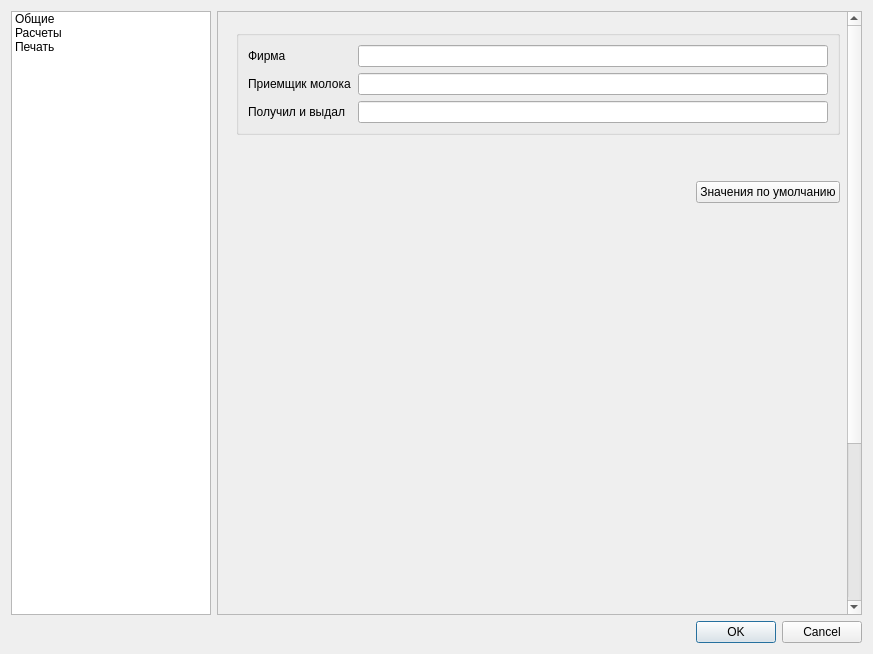
<?xml version="1.0" encoding="UTF-8"?>
<ui version="4.0">
 <class>DialogSettings</class>
 <widget class="QDialog" name="DialogSettings">
  <property name="geometry">
   <rect>
    <x>0</x>
    <y>0</y>
    <width>873</width>
    <height>654</height>
   </rect>
  </property>
  <property name="windowTitle">
   <string>Настройки</string>
  </property>
  <layout class="QGridLayout" name="gridLayout">
   <item row="1" column="2">
    <widget class="QDialogButtonBox" name="buttonBox">
     <property name="orientation">
      <enum>Qt::Horizontal</enum>
     </property>
     <property name="standardButtons">
      <set>QDialogButtonBox::Cancel|QDialogButtonBox::Ok</set>
     </property>
    </widget>
   </item>
   <item row="0" column="0">
    <widget class="QListWidget" name="listWidgetChoosePage">
     <property name="maximumSize">
      <size>
       <width>200</width>
       <height>16777215</height>
      </size>
     </property>
     <property name="editTriggers">
      <set>QAbstractItemView::NoEditTriggers</set>
     </property>
     <item>
      <property name="text">
       <string>Общие</string>
      </property>
     </item>
     <item>
      <property name="text">
       <string>Расчеты</string>
      </property>
     </item>
     <item>
      <property name="text">
       <string>Печать</string>
      </property>
     </item>
    </widget>
   </item>
   <item row="0" column="1" colspan="2">
    <widget class="QScrollArea" name="scrollArea">
     <property name="horizontalScrollBarPolicy">
      <enum>Qt::ScrollBarAlwaysOff</enum>
     </property>
     <property name="widgetResizable">
      <bool>true</bool>
     </property>
     <widget class="QWidget" name="scrollAreaWidgetContents">
      <property name="geometry">
       <rect>
        <x>0</x>
        <y>0</y>
        <width>640</width>
        <height>902</height>
       </rect>
      </property>
      <layout class="QHBoxLayout" name="horizontalLayout_3">
       <item>
        <widget class="QStackedWidget" name="stackedWidget">
         <property name="currentIndex">
          <number>0</number>
         </property>
         <widget class="QWidget" name="pageMain">
          <layout class="QGridLayout" name="gridLayout_9">
           <item row="2" column="1">
            <widget class="QPushButton" name="pushButtonMainDefaults">
             <property name="text">
              <string>Значения по умолчанию</string>
             </property>
            </widget>
           </item>
           <item row="1" column="0">
            <spacer name="verticalSpacer_2">
             <property name="orientation">
              <enum>Qt::Vertical</enum>
             </property>
             <property name="sizeType">
              <enum>QSizePolicy::Fixed</enum>
             </property>
             <property name="sizeHint" stdset="0">
              <size>
               <width>20</width>
               <height>40</height>
              </size>
             </property>
            </spacer>
           </item>
           <item row="2" column="0">
            <spacer name="horizontalSpacer_5">
             <property name="orientation">
              <enum>Qt::Horizontal</enum>
             </property>
             <property name="sizeHint" stdset="0">
              <size>
               <width>40</width>
               <height>20</height>
              </size>
             </property>
            </spacer>
           </item>
           <item row="0" column="0" colspan="2">
            <widget class="QGroupBox" name="groupBox_2">
             <property name="title">
              <string/>
             </property>
             <layout class="QGridLayout" name="gridLayout_10">
              <item row="0" column="0">
               <widget class="QLabel" name="label_14">
                <property name="text">
                 <string>Фирма</string>
                </property>
               </widget>
              </item>
              <item row="1" column="0" colspan="2">
               <widget class="QLabel" name="label_15">
                <property name="text">
                 <string>Приемщик молока</string>
                </property>
               </widget>
              </item>
              <item row="1" column="2">
               <widget class="QLineEdit" name="lineEditMilkInspector"/>
              </item>
              <item row="2" column="0">
               <widget class="QLabel" name="label_16">
                <property name="text">
                 <string>Получил и выдал</string>
                </property>
               </widget>
              </item>
              <item row="2" column="2">
               <widget class="QLineEdit" name="lineEditMilkInspector_2"/>
              </item>
              <item row="0" column="2">
               <widget class="QLineEdit" name="lineEditFirmName"/>
              </item>
             </layout>
            </widget>
           </item>
           <item row="3" column="0">
            <spacer name="verticalSpacer_3">
             <property name="orientation">
              <enum>Qt::Vertical</enum>
             </property>
             <property name="sizeHint" stdset="0">
              <size>
               <width>20</width>
               <height>40</height>
              </size>
             </property>
            </spacer>
           </item>
          </layout>
         </widget>
         <widget class="QWidget" name="pageCalc">
          <layout class="QGridLayout" name="gridLayout_6">
           <item row="2" column="0" colspan="2">
            <widget class="QGroupBox" name="groupBoxCalcText">
             <property name="title">
              <string>Текст</string>
             </property>
             <layout class="QGridLayout" name="gridLayout_12">
              <item row="1" column="1">
               <widget class="QLabel" name="labelCalcTextColor">
                <property name="text">
                 <string>TextLabel</string>
                </property>
                <property name="alignment">
                 <set>Qt::AlignRight|Qt::AlignTrailing|Qt::AlignVCenter</set>
                </property>
               </widget>
              </item>
              <item row="0" column="1">
               <widget class="QLineEdit" name="lineEditCalcTextFont"/>
              </item>
              <item row="1" column="0">
               <widget class="QLabel" name="label_21">
                <property name="text">
                 <string>Цвет</string>
                </property>
               </widget>
              </item>
              <item row="0" column="0">
               <widget class="QLabel" name="label_20">
                <property name="text">
                 <string>Шрифт</string>
                </property>
               </widget>
              </item>
              <item row="0" column="2">
               <widget class="QToolButton" name="toolButtonCalcChooseTextFont">
                <property name="text">
                 <string>...</string>
                </property>
               </widget>
              </item>
              <item row="1" column="2">
               <widget class="QToolButton" name="toolButtonCalcChooseTextColor">
                <property name="text">
                 <string>...</string>
                </property>
               </widget>
              </item>
             </layout>
            </widget>
           </item>
           <item row="0" column="0">
            <widget class="QGroupBox" name="groupBoxCalcColumns">
             <property name="title">
              <string>Столбцы</string>
             </property>
            </widget>
           </item>
           <item row="3" column="0" colspan="2">
            <widget class="QGroupBox" name="groupBoxCalcDeliverer">
             <property name="title">
              <string>Результат по сдатчику</string>
             </property>
             <layout class="QGridLayout" name="gridLayout_13">
              <item row="0" column="1">
               <widget class="QLineEdit" name="lineEditCalcDelivResFont"/>
              </item>
              <item row="1" column="1">
               <widget class="QLabel" name="labelCalcDelivResColor">
                <property name="text">
                 <string>TextLabel</string>
                </property>
                <property name="alignment">
                 <set>Qt::AlignRight|Qt::AlignTrailing|Qt::AlignVCenter</set>
                </property>
               </widget>
              </item>
              <item row="0" column="0">
               <widget class="QLabel" name="label_22">
                <property name="text">
                 <string>Шрифт</string>
                </property>
               </widget>
              </item>
              <item row="1" column="0">
               <widget class="QLabel" name="label_23">
                <property name="text">
                 <string>Цвет</string>
                </property>
               </widget>
              </item>
              <item row="0" column="2">
               <widget class="QToolButton" name="toolButtonCalcChooseDelResFont">
                <property name="text">
                 <string>...</string>
                </property>
               </widget>
              </item>
              <item row="1" column="2">
               <widget class="QToolButton" name="toolButtonCalcChooseDelResColor">
                <property name="text">
                 <string>...</string>
                </property>
               </widget>
              </item>
             </layout>
            </widget>
           </item>
           <item row="1" column="0">
            <widget class="QLabel" name="label_19">
             <property name="text">
              <string>Формат отображения даты</string>
             </property>
            </widget>
           </item>
           <item row="7" column="0">
            <spacer name="verticalSpacer">
             <property name="orientation">
              <enum>Qt::Vertical</enum>
             </property>
             <property name="sizeHint" stdset="0">
              <size>
               <width>20</width>
               <height>40</height>
              </size>
             </property>
            </spacer>
           </item>
           <item row="1" column="1">
            <widget class="QLineEdit" name="lineEditDateFormat"/>
           </item>
           <item row="6" column="0" colspan="2">
            <layout class="QHBoxLayout" name="horizontalLayout_2">
             <item>
              <spacer name="horizontalSpacer_4">
               <property name="orientation">
                <enum>Qt::Horizontal</enum>
               </property>
               <property name="sizeHint" stdset="0">
                <size>
                 <width>40</width>
                 <height>20</height>
                </size>
               </property>
              </spacer>
             </item>
             <item>
              <widget class="QPushButton" name="pushButtonDefaultCalc">
               <property name="text">
                <string>Сбросить значения</string>
               </property>
              </widget>
             </item>
            </layout>
           </item>
           <item row="4" column="0" colspan="2">
            <widget class="QGroupBox" name="groupBoxCalcAllResult">
             <property name="title">
              <string>Общий результат</string>
             </property>
             <layout class="QGridLayout" name="gridLayout_14">
              <item row="0" column="1">
               <widget class="QLineEdit" name="lineEditCalcAllResFont"/>
              </item>
              <item row="1" column="1">
               <widget class="QLabel" name="labelCalcAllResColor">
                <property name="text">
                 <string>TextLabel</string>
                </property>
                <property name="alignment">
                 <set>Qt::AlignRight|Qt::AlignTrailing|Qt::AlignVCenter</set>
                </property>
               </widget>
              </item>
              <item row="1" column="0">
               <widget class="QLabel" name="label_25">
                <property name="text">
                 <string>Цвет</string>
                </property>
               </widget>
              </item>
              <item row="0" column="0">
               <widget class="QLabel" name="label_24">
                <property name="text">
                 <string>Шрифт</string>
                </property>
               </widget>
              </item>
              <item row="0" column="2">
               <widget class="QToolButton" name="toolButtonCalcChooseAllResFont">
                <property name="text">
                 <string>...</string>
                </property>
               </widget>
              </item>
              <item row="1" column="2">
               <widget class="QToolButton" name="toolButtonCalcChooseAllResColor">
                <property name="text">
                 <string>...</string>
                </property>
               </widget>
              </item>
             </layout>
            </widget>
           </item>
           <item row="5" column="0">
            <spacer name="verticalSpacer_4">
             <property name="orientation">
              <enum>Qt::Vertical</enum>
             </property>
             <property name="sizeType">
              <enum>QSizePolicy::Fixed</enum>
             </property>
             <property name="sizeHint" stdset="0">
              <size>
               <width>20</width>
               <height>40</height>
              </size>
             </property>
            </spacer>
           </item>
          </layout>
         </widget>
         <widget class="QWidget" name="pagePrint">
          <property name="minimumSize">
           <size>
            <width>622</width>
            <height>0</height>
           </size>
          </property>
          <layout class="QVBoxLayout" name="verticalLayout">
           <item>
            <widget class="QGroupBox" name="groupBoxDoc">
             <property name="title">
              <string/>
             </property>
             <layout class="QGridLayout" name="gridLayout_7">
              <item row="1" column="2">
               <widget class="QToolButton" name="toolButtonChooseTextFont">
                <property name="text">
                 <string>...</string>
                </property>
               </widget>
              </item>
              <item row="1" column="1">
               <widget class="QLineEdit" name="lineEditTextFont"/>
              </item>
              <item row="1" column="0">
               <widget class="QLabel" name="label_13">
                <property name="text">
                 <string>Шрифт документа</string>
                </property>
               </widget>
              </item>
              <item row="2" column="0" colspan="2">
               <widget class="QGroupBox" name="groupBox">
                <property name="title">
                 <string>Заголовок документа</string>
                </property>
                <layout class="QGridLayout" name="gridLayout_8">
                 <item row="0" column="1">
                  <widget class="QLineEdit" name="lineEditCaptionFont"/>
                 </item>
                 <item row="0" column="2">
                  <widget class="QToolButton" name="toolButtonChooseCaptionFont">
                   <property name="text">
                    <string>...</string>
                   </property>
                  </widget>
                 </item>
                 <item row="0" column="0">
                  <widget class="QLabel" name="label_11">
                   <property name="text">
                    <string>Шрифт</string>
                   </property>
                  </widget>
                 </item>
                 <item row="1" column="0">
                  <widget class="QLabel" name="label_12">
                   <property name="text">
                    <string>Цвет</string>
                   </property>
                  </widget>
                 </item>
                 <item row="1" column="1">
                  <widget class="QLabel" name="labelCaptionColor">
                   <property name="text">
                    <string>Caption color</string>
                   </property>
                   <property name="alignment">
                    <set>Qt::AlignRight|Qt::AlignTrailing|Qt::AlignVCenter</set>
                   </property>
                  </widget>
                 </item>
                 <item row="1" column="2">
                  <widget class="QToolButton" name="toolButtonChooseCaptionColor">
                   <property name="text">
                    <string>...</string>
                   </property>
                  </widget>
                 </item>
                </layout>
               </widget>
              </item>
             </layout>
            </widget>
           </item>
           <item>
            <widget class="QGroupBox" name="groupBoxTable">
             <property name="title">
              <string>Таблица</string>
             </property>
             <layout class="QGridLayout" name="gridLayout_4">
              <item row="2" column="2">
               <widget class="QSpinBox" name="spinBoxCellPadding"/>
              </item>
              <item row="1" column="2">
               <widget class="QSpinBox" name="spinBoxCellSpacing"/>
              </item>
              <item row="11" column="1">
               <spacer name="horizontalSpacer_3">
                <property name="orientation">
                 <enum>Qt::Horizontal</enum>
                </property>
                <property name="sizeHint" stdset="0">
                 <size>
                  <width>40</width>
                  <height>20</height>
                 </size>
                </property>
               </spacer>
              </item>
              <item row="2" column="1">
               <widget class="QLabel" name="label_10">
                <property name="text">
                 <string>Отступ в ячейках</string>
                </property>
               </widget>
              </item>
              <item row="11" column="2">
               <widget class="QPushButton" name="pushButtonDefaultPrint">
                <property name="text">
                 <string>Сбросить значения</string>
                </property>
               </widget>
              </item>
              <item row="4" column="1" colspan="2">
               <widget class="QGroupBox" name="groupBoxTableBorder">
                <property name="title">
                 <string>Рамка</string>
                </property>
                <layout class="QGridLayout" name="gridLayout_5">
                 <item row="2" column="0">
                  <widget class="QLabel" name="label_6">
                   <property name="text">
                    <string>Цвет</string>
                   </property>
                   <property name="buddy">
                    <cstring>toolButtonChooseColorTableBorder</cstring>
                   </property>
                  </widget>
                 </item>
                 <item row="0" column="3" colspan="2">
                  <widget class="QSpinBox" name="spinBoxTableBorderWidth">
                   <property name="buttonSymbols">
                    <enum>QAbstractSpinBox::PlusMinus</enum>
                   </property>
                   <property name="suffix">
                    <string/>
                   </property>
                   <property name="minimum">
                    <number>0</number>
                   </property>
                   <property name="maximum">
                    <number>100</number>
                   </property>
                   <property name="value">
                    <number>20</number>
                   </property>
                  </widget>
                 </item>
                 <item row="0" column="0">
                  <widget class="QLabel" name="label_7">
                   <property name="text">
                    <string>Толщина линий</string>
                   </property>
                  </widget>
                 </item>
                 <item row="1" column="3" colspan="2">
                  <widget class="QComboBox" name="comboBoxTableBorderStyle">
                   <property name="currentIndex">
                    <number>3</number>
                   </property>
                   <item>
                    <property name="text">
                     <string>None</string>
                    </property>
                   </item>
                   <item>
                    <property name="text">
                     <string>Dotted</string>
                    </property>
                   </item>
                   <item>
                    <property name="text">
                     <string>Dashed</string>
                    </property>
                   </item>
                   <item>
                    <property name="text">
                     <string>Solid</string>
                    </property>
                   </item>
                   <item>
                    <property name="text">
                     <string>Double</string>
                    </property>
                   </item>
                   <item>
                    <property name="text">
                     <string>DotDash</string>
                    </property>
                   </item>
                   <item>
                    <property name="text">
                     <string>DotDotDash</string>
                    </property>
                   </item>
                   <item>
                    <property name="text">
                     <string>Groove</string>
                    </property>
                   </item>
                   <item>
                    <property name="text">
                     <string>Ridge</string>
                    </property>
                   </item>
                   <item>
                    <property name="text">
                     <string>Inset</string>
                    </property>
                   </item>
                   <item>
                    <property name="text">
                     <string>Outset</string>
                    </property>
                   </item>
                  </widget>
                 </item>
                 <item row="1" column="0">
                  <widget class="QLabel" name="label_5">
                   <property name="text">
                    <string>Стиль</string>
                   </property>
                  </widget>
                 </item>
                 <item row="2" column="3">
                  <widget class="QLabel" name="labelColorTableBorder">
                   <property name="text">
                    <string>Table border color </string>
                   </property>
                   <property name="alignment">
                    <set>Qt::AlignRight|Qt::AlignTrailing|Qt::AlignVCenter</set>
                   </property>
                  </widget>
                 </item>
                 <item row="2" column="4">
                  <widget class="QToolButton" name="toolButtonChooseColorTableBorder">
                   <property name="text">
                    <string>...</string>
                   </property>
                  </widget>
                 </item>
                </layout>
               </widget>
              </item>
              <item row="3" column="2">
               <widget class="QSpinBox" name="spinBoxTableWidth">
                <property name="suffix">
                 <string>%</string>
                </property>
                <property name="minimum">
                 <number>1</number>
                </property>
                <property name="maximum">
                 <number>100</number>
                </property>
                <property name="value">
                 <number>100</number>
                </property>
               </widget>
              </item>
              <item row="3" column="1">
               <widget class="QLabel" name="label_8">
                <property name="text">
                 <string>Ширина</string>
                </property>
               </widget>
              </item>
              <item row="5" column="1" colspan="2">
               <widget class="QGroupBox" name="groupBoxTableHeaders">
                <property name="title">
                 <string>Заголовки</string>
                </property>
                <layout class="QGridLayout" name="gridLayout_2">
                 <item row="0" column="3">
                  <widget class="QToolButton" name="toolButtonChooseFontTableHeaders">
                   <property name="text">
                    <string>...</string>
                   </property>
                  </widget>
                 </item>
                 <item row="0" column="0">
                  <widget class="QLabel" name="label">
                   <property name="text">
                    <string>Шрифт</string>
                   </property>
                  </widget>
                 </item>
                 <item row="1" column="2">
                  <widget class="QLabel" name="labelColorTableHeader">
                   <property name="text">
                    <string>Table header color</string>
                   </property>
                   <property name="alignment">
                    <set>Qt::AlignRight|Qt::AlignTrailing|Qt::AlignVCenter</set>
                   </property>
                  </widget>
                 </item>
                 <item row="1" column="0">
                  <widget class="QLabel" name="label_2">
                   <property name="text">
                    <string>Цвет</string>
                   </property>
                  </widget>
                 </item>
                 <item row="1" column="3">
                  <widget class="QToolButton" name="toolButtonChooseColorTableHeader">
                   <property name="text">
                    <string>...</string>
                   </property>
                  </widget>
                 </item>
                 <item row="0" column="2">
                  <widget class="QLineEdit" name="lineEditTableHeadersFont">
                   <property name="readOnly">
                    <bool>true</bool>
                   </property>
                  </widget>
                 </item>
                 <item row="0" column="1">
                  <spacer name="horizontalSpacer">
                   <property name="orientation">
                    <enum>Qt::Horizontal</enum>
                   </property>
                   <property name="sizeHint" stdset="0">
                    <size>
                     <width>40</width>
                     <height>20</height>
                    </size>
                   </property>
                  </spacer>
                 </item>
                </layout>
               </widget>
              </item>
              <item row="8" column="1" colspan="2">
               <widget class="QGroupBox" name="groupBoxTableColumns">
                <property name="title">
                 <string>Столбцы</string>
                </property>
               </widget>
              </item>
              <item row="1" column="1">
               <widget class="QLabel" name="label_9">
                <property name="text">
                 <string>Пространство между ячейками</string>
                </property>
               </widget>
              </item>
              <item row="6" column="1" colspan="2">
               <widget class="QGroupBox" name="groupBoxTableText">
                <property name="title">
                 <string>Содержимое</string>
                </property>
                <layout class="QGridLayout" name="gridLayout_3">
                 <item row="0" column="3">
                  <widget class="QToolButton" name="toolButtonTableTextFont">
                   <property name="text">
                    <string>...</string>
                   </property>
                  </widget>
                 </item>
                 <item row="0" column="2">
                  <widget class="QLineEdit" name="lineEditTableTextFont">
                   <property name="readOnly">
                    <bool>true</bool>
                   </property>
                  </widget>
                 </item>
                 <item row="1" column="0">
                  <widget class="QLabel" name="label_4">
                   <property name="text">
                    <string>Цвет</string>
                   </property>
                  </widget>
                 </item>
                 <item row="0" column="0">
                  <widget class="QLabel" name="label_3">
                   <property name="text">
                    <string>Шрифт</string>
                   </property>
                  </widget>
                 </item>
                 <item row="1" column="3">
                  <widget class="QToolButton" name="toolButtonChooseColorTableText">
                   <property name="text">
                    <string>...</string>
                   </property>
                  </widget>
                 </item>
                 <item row="1" column="2">
                  <widget class="QLabel" name="labelColorTableText">
                   <property name="text">
                    <string>Table text color</string>
                   </property>
                   <property name="alignment">
                    <set>Qt::AlignRight|Qt::AlignTrailing|Qt::AlignVCenter</set>
                   </property>
                  </widget>
                 </item>
                 <item row="0" column="1">
                  <spacer name="horizontalSpacer_2">
                   <property name="orientation">
                    <enum>Qt::Horizontal</enum>
                   </property>
                   <property name="sizeHint" stdset="0">
                    <size>
                     <width>40</width>
                     <height>20</height>
                    </size>
                   </property>
                  </spacer>
                 </item>
                </layout>
               </widget>
              </item>
              <item row="7" column="1" colspan="2">
               <widget class="QGroupBox" name="groupBoxTabRes">
                <property name="title">
                 <string>Результаты</string>
                </property>
                <layout class="QGridLayout" name="gridLayout_11">
                 <item row="0" column="0">
                  <widget class="QLabel" name="label_17">
                   <property name="text">
                    <string>Шрифт</string>
                   </property>
                  </widget>
                 </item>
                 <item row="0" column="1">
                  <widget class="QLineEdit" name="lineEditTabResFont"/>
                 </item>
                 <item row="0" column="2">
                  <widget class="QToolButton" name="toolButtonChooseTabResFont">
                   <property name="text">
                    <string>...</string>
                   </property>
                  </widget>
                 </item>
                 <item row="1" column="0">
                  <widget class="QLabel" name="label_18">
                   <property name="text">
                    <string>Цвет</string>
                   </property>
                  </widget>
                 </item>
                 <item row="1" column="1">
                  <widget class="QLabel" name="labelTabelResultColor">
                   <property name="text">
                    <string>Table result color</string>
                   </property>
                   <property name="alignment">
                    <set>Qt::AlignRight|Qt::AlignTrailing|Qt::AlignVCenter</set>
                   </property>
                  </widget>
                 </item>
                 <item row="1" column="2">
                  <widget class="QToolButton" name="toolButtonChooseTabResColor">
                   <property name="text">
                    <string>...</string>
                   </property>
                  </widget>
                 </item>
                </layout>
               </widget>
              </item>
              <item row="9" column="1">
               <spacer name="verticalSpacer_5">
                <property name="orientation">
                 <enum>Qt::Vertical</enum>
                </property>
                <property name="sizeType">
                 <enum>QSizePolicy::Fixed</enum>
                </property>
                <property name="sizeHint" stdset="0">
                 <size>
                  <width>20</width>
                  <height>40</height>
                 </size>
                </property>
               </spacer>
              </item>
             </layout>
            </widget>
           </item>
           <item>
            <spacer name="verticalSpacer_6">
             <property name="orientation">
              <enum>Qt::Vertical</enum>
             </property>
             <property name="sizeHint" stdset="0">
              <size>
               <width>20</width>
               <height>40</height>
              </size>
             </property>
            </spacer>
           </item>
          </layout>
         </widget>
        </widget>
       </item>
      </layout>
     </widget>
    </widget>
   </item>
  </layout>
 </widget>
 <resources/>
 <connections>
  <connection>
   <sender>buttonBox</sender>
   <signal>accepted()</signal>
   <receiver>DialogSettings</receiver>
   <slot>accept()</slot>
   <hints>
    <hint type="sourcelabel">
     <x>430</x>
     <y>601</y>
    </hint>
    <hint type="destinationlabel">
     <x>157</x>
     <y>274</y>
    </hint>
   </hints>
  </connection>
  <connection>
   <sender>buttonBox</sender>
   <signal>rejected()</signal>
   <receiver>DialogSettings</receiver>
   <slot>reject()</slot>
   <hints>
    <hint type="sourcelabel">
     <x>496</x>
     <y>601</y>
    </hint>
    <hint type="destinationlabel">
     <x>286</x>
     <y>274</y>
    </hint>
   </hints>
  </connection>
  <connection>
   <sender>listWidgetChoosePage</sender>
   <signal>currentRowChanged(int)</signal>
   <receiver>stackedWidget</receiver>
   <slot>setCurrentIndex(int)</slot>
   <hints>
    <hint type="sourcelabel">
     <x>84</x>
     <y>119</y>
    </hint>
    <hint type="destinationlabel">
     <x>263</x>
     <y>102</y>
    </hint>
   </hints>
  </connection>
 </connections>
</ui>
